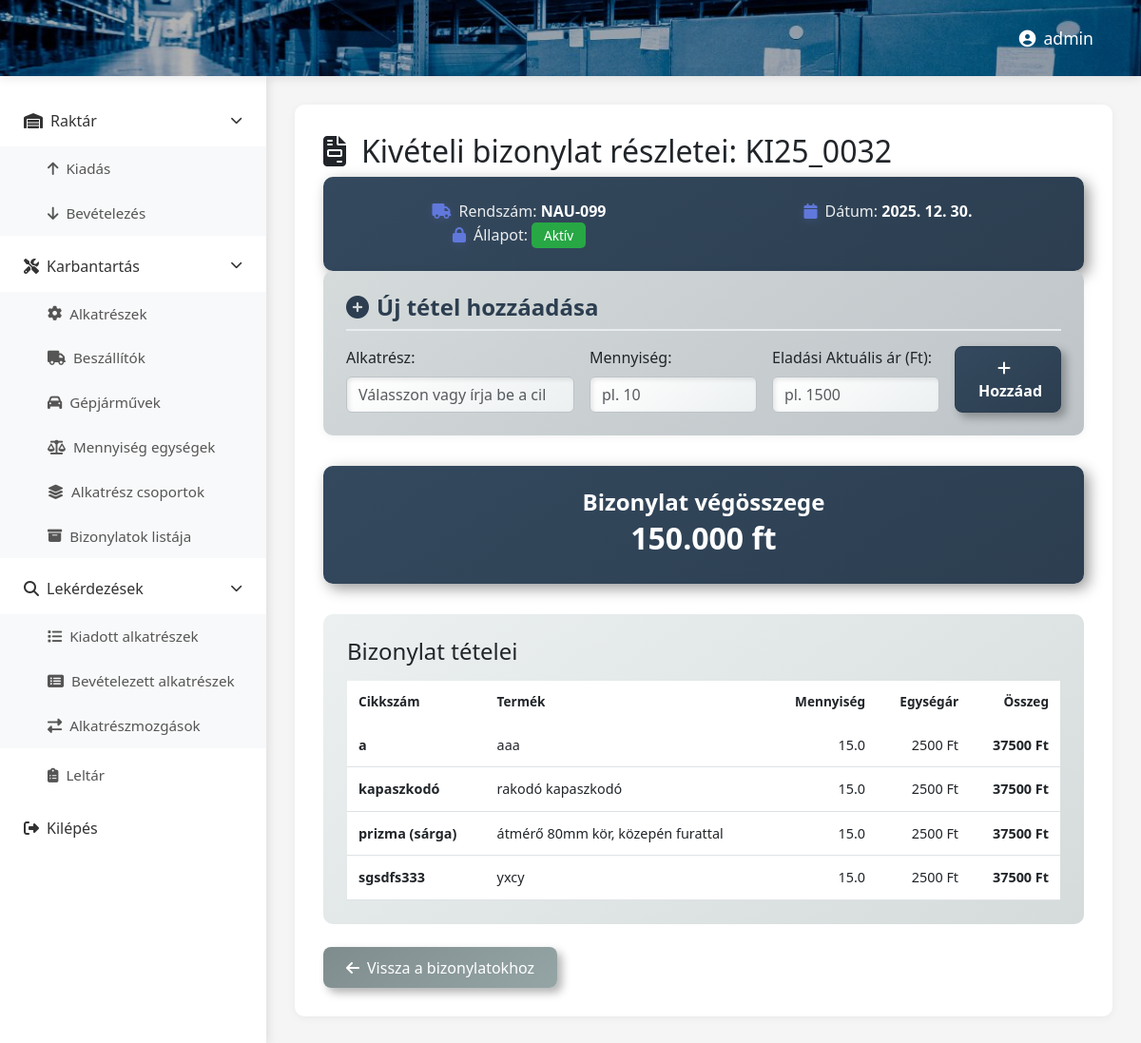
Screenshot of /kivbizonylat/42/ (signed in) with the database file from the repository.
### raktar/models.py (models this page shows, shortened)
class Bizonylat(models.Model):
    genbizid = models.CharField(max_length=20)
    szallito = models.ForeignKey(Beszallito, on_delete=models.CASCADE, related_name="bizonylatok", blank=True, null=True)
    rendszam = models.ForeignKey(Rendszam, on_delete=models.CASCADE, related_name="bizonylatok", blank=True, null=True)
    bizonylattipus = models.BooleanField()
    szamlaszam = models.CharField(max_length=50, blank=True, null=True)
    szallitolevelszam = models.CharField(max_length=50, blank=True, null=True)
    datum = models.DateField()
    lezart = models.BooleanField(default=False)

class Rendszam(models.Model):
    rendszam = models.CharField(max_length=20)
    tulajdonos = models.CharField(max_length=50)
    lezart = models.BooleanField(default=False)

class Bizonylatsor(models.Model):
    bizonylat = models.ForeignKey(Bizonylat, on_delete=models.CASCADE, related_name="sorok")
    alkatresz = models.ForeignKey(Alkatresz, to_field="cikkszam", on_delete=models.CASCADE, related_name="bizonylatsorok")
    mennyiseg = models.FloatField()
    aktualisar = models.IntegerField()
    class Meta:
        unique_together = ("bizonylat", "alkatresz")

class Alkatresz(models.Model):
    cikkszam = models.CharField(max_length=100, unique=True)
    leiras = models.CharField(max_length=50)
    info = models.CharField(max_length=300, blank=True, null=True)
    mertekegyseg = models.ForeignKey(Mertekegyseg, on_delete=models.PROTECT, related_name="alkatreszek")
    alkatreszcsoport = models.ForeignKey(Alkatreszcsoport, on_delete=models.PROTECT, related_name="alkatreszek")
    keszlet = models.FloatField(default=0)
    listaar = models.IntegerField()

### raktar/views.py (the view)
# urls.py: path('kivbizonylat/<int:pk>/', views.kivBizonylatsorok, name='kivBizonylatsorok'),
@login_required
def kivBizonylatsorok(request, pk):
    aktualis_bizonylat = get_object_or_404(Bizonylat, pk=pk)
    aktualis_alakterszek = Alkatresz.objects.all()
    aktualisbiz_sorai = aktualis_bizonylat.sorok.all()
    osszeg = 0
    for sor in aktualisbiz_sorai:
        osszeg += sor.aktualisar * sor.mennyiseg
    return render(request, "kivbizonylatsorok.html", {
        "alkatreszek": aktualis_alakterszek,
        "bizonylat": aktualis_bizonylat,
        "sorok": aktualisbiz_sorai,
        "osszeg": f"{osszeg:,.0f} ft".replace(",", ".")
    })

### raktar/templates/kivbizonylatsorok.html (shortened to what this page needs)
{% extends 'base.html' %}
{% load static %}
{% block extra_css %}
<link rel="stylesheet" href="{% static 'css/bebizonylatsorok.css' %}">
{% endblock %}
{% block content %}
<header class="top-header">
    <div class="header-right">
        <span class="user-name"><i class="fas fa-user-circle me-2"></i>{{ user.username }}</span>
    </div>
</header>
<div class="main-container">
    {% include 'partials/sidebar.html' %}
    <main class="content-area">
        <div id="contentContainer">
            <h2><i class="fas fa-file-invoice me-3"></i>Kivételi bizonylat részletei: {{ bizonylat.genbizid }}</h2>
            <div class="info-card">
                <div class="row">
                    <div class="col-md-6">
                        <div class="info-item">
                            <span class="info-label"><i class="fas fa-truck me-2"></i>Rendszám:</span>
                            <span class="info-value">{{ bizonylat.rendszam.rendszam }}</span>
                        </div>
                    </div>
                    <div class="col-md-6">
                        <div class="info-item">
                            <span class="info-label"><i class="fas fa-calendar me-2"></i>Dátum:</span>
                            <span class="info-value">{{ bizonylat.datum|date:"Y. m. d." }}</span>
                        </div>
                    </div>
                    <div class="col-md-6">
                        <div class="info-item">
                            <span class="info-label"><i class="fas fa-lock me-2"></i>Állapot:</span>
                            <span class="info-value">
                                <span class="badge {% if bizonylat.lezart %}badge-closed{% else %}badge-open{% endif %}">
                                    {% if bizonylat.lezart %}Lezárt{% else %}Aktív{% endif %}
                                </span>
                            </span>
                        </div>
                    </div>
                </div>
            </div>
            <div class="form-section">
                <h4 class="mb-3"><i class="fas fa-plus-circle me-2"></i>Új tétel hozzáadása</h4>
                <form method="POST" action="{% url 'raktar:addKivbizonylatsor' %}">
                    <div class="row g-3">
                        <div class="col-md-4">
                            <label for="ujAlkatresz" class="form-label">Alkatrész:</label>
                            <input list="alkatreszek"
                                   class="form-control"
                                   id="ujAlkatresz"
                                   name="ujAlkatresz"
                                   placeholder="Válasszon vagy írja be a cikkszámot"
                                   required>
                        </div>
                        <div class="col-md-3">
                            <label for="ujMennyiseg" class="form-label">Mennyiség:</label>
                            <input type="number"
                                   step="0.01"
                                   class="form-control"
                                   id="ujMennyiseg"
                                   name="ujMennyiseg"
                                   placeholder="pl. 10"
                                   required>
                        </div>
                        <div class="col-md-3">
                            <label for="ujAktualisar" class="form-label">Eladási Aktuális ár (Ft):</label>
                            <input type="number"
                                   class="form-control"
                                   id="ujAktualisar"
                                   name="ujAktualisar"
                                   placeholder="pl. 1500"
                                   required>
                        </div>
                        <div class="col-md-2 d-flex align-items-end">
                            <button type="submit" class="btn btn-save w-100">
                                <i class="fas fa-plus me-2"></i>Hozzáad
                            </button>
                        </div>
                    </div>
                </form>
            </div>
            <div class="summary-section">
                <div class="summary-card">
                    <h4>Bizonylat végösszege</h4>
                    <div class="amount">{{ osszeg }}</div>
                </div>
            </div>
            <div class="table-section">
                <h4 class="mb-3">Bizonylat tételei</h4>
                <div class="table-responsive">
                    <table class="table table-hover">
                        <thead>
                            <tr>
                                <th>Cikkszám</th>
                                <th>Termék</th>
                                <th class="text-end">Mennyiség</th>
                                <th class="text-end">Egységár</th>
                                <th class="text-end">Összeg</th>
                            </tr>
                        </thead>
                        <tbody>
                            {% for sor in sorok %}
                            <tr>
                                <td><strong>{{ sor.alkatresz.cikkszam }}</strong></td>
                                <td>{{ sor.alkatresz.leiras }}</td>
                                <td class="text-end">{{ sor.mennyiseg }}</td>
                                <td class="text-end">{{ sor.aktualisar|floatformat:0 }} Ft</td>
                                <td class="text-end">
                                    <strong>{% widthratio sor.mennyiseg 1 sor.aktualisar %} Ft</strong>
                                </td>
                            </tr>
                            {% endfor %}
                        </tbody>
                    </table>
                </div>
            </div>
            <div class="mt-4">
                <a href="{% url 'raktar:kivbizonylat' %}" class="btn btn-secondary">
                    <i class="fas fa-arrow-left me-2"></i>Vissza a bizonylatokhoz
                </a>
            </div>
        </div>
    </main>
</div>
{% endblock %}

### raktar/static/css/dashboard.css (style rules this page uses)
* { margin: 0; padding: 0; box-sizing: border-box; }
body { font-family: 'Segoe UI', Tahoma, Geneva, Verdana, sans-serif; background: #f5f5f5; overflow-x: hidden; }
.top-header { background-size: cover; background-position: center; background-repeat: no-repeat; height: 80px; display: flex; align-items: center; justify-content: flex-end; padding: 0 30px; box-shadow: 0 2px 10px rgba(0,0,0,0.1); position: fixed; top: 0; left: 0; right: 0; z-index: 1000; background-image: url("../assets/images/raktar.jpg") !important; }
.top-header::before { content: ''; position: absolute; top: 0; left: 0; right: 0; bottom: 0; background: rgba(0, 0, 0, 0.3); z-index: 1; }
.header-right { position: relative; z-index: 2; }
.header-right { display: flex; align-items: center; gap: 20px; }
.user-name { color: white; font-weight: 500; font-size: 1.1rem; }
.main-container { display: flex; margin-top: 80px; min-height: calc(100vh - 80px); }
.content-area { flex: 1; margin-left: 280px; padding: 30px; background: #f5f5f5; }
#contentContainer { background: white; border-radius: 10px; padding: 30px; box-shadow: 0 2px 10px rgba(0,0,0,0.05); min-height: 500px; }
.info-card { background: linear-gradient(145deg, #f8f9fa, #e9ecef); padding: 30px; border-radius: 10px; text-align: center; transition: all 0.3s; height: 100%; }
.info-card i { color: #667eea; }

### raktar/static/css/bebizonylatsorok.css (style rules this page uses)
.info-card { background: linear-gradient(135deg, #667eea 0%, #764ba2 100%); color: white; padding: 1.5rem; border-radius: 10px; box-shadow: 0 4px 10px rgba(102, 126, 234, 0.3); }
.info-card .info-item { margin: 0; font-weight: 600; }
.info-card .info-item:last-child { border-bottom: none; }
.info-card .info-label { font-weight: 500; opacity: 0.9; }
.info-card .info-value { font-weight: 600; }
.form-section { background: white; padding: 1.5rem; border-radius: 10px; box-shadow: 0 2px 10px rgba(0, 0, 0, 0.05); margin-bottom: 2rem; }
.form-section h4 { color: #2c3e50; font-weight: 600; margin-bottom: 1rem; padding-bottom: 0.5rem; border-bottom: 2px solid #e9ecef; }
.summary-section { margin-bottom: 2rem; }
.summary-card { background: linear-gradient(135deg, #667eea 0%, #764ba2 100%); color: white; padding: 1.5rem; border-radius: 10px; box-shadow: 0 4px 10px rgba(102, 126, 234, 0.3); text-align: center; }
.summary-card h4 { margin: 0; font-weight: 600; }
.summary-card .amount { font-size: 2rem; font-weight: 700; }
.table-section { background: white; padding: 25px; border-radius: 10px; }
.table { margin-bottom: 0; font-size: 0.9rem; }
.table thead { background: linear-gradient(135deg, #667eea 0%, #764ba2 100%); color: white; }
.table thead th { border: none; padding: 12px; font-weight: 600; font-size: 0.85rem; }
.table tbody td { padding: 12px; vertical-align: middle; }
.badge-open { background-color: #28a745; color: white; padding: 0.4rem 0.8rem; border-radius: 5px; font-size: 0.85rem; font-weight: 500; }
input[list] { background-repeat: no-repeat; background-position: right 10px center; padding-right: 30px; }
.btn-save { background: linear-gradient(135deg, #667eea 0%, #764ba2 100%); color: white; border: none; padding: 0.6rem 1.5rem; border-radius: 8px; font-weight: 600; transition: all 0.3s ease; box-shadow: 0 4px 6px rgba(102, 126, 234, 0.3); }
.btn-secondary { background: linear-gradient(135deg, #868f96 0%, #596164 100%); border: none; color: white; font-weight: 500; transition: all 0.3s ease; padding: 0.6rem 1.5rem; border-radius: 8px; }
.metallic .form-section { background: linear-gradient(145deg, #d5dbdb, #bdc3c7); }
.metallic .btn-save { background: linear-gradient(145deg, #34495e, #2c3e50); border: 1px solid #2c3e50; box-shadow: 5px 5px 10px rgba(0,0,0,0.3); }
.metallic .btn-secondary { background: linear-gradient(145deg, #7f8c8d, #95a5a6); box-shadow: 5px 5px 10px rgba(0,0,0,0.3); }
.metallic .table-section { background: linear-gradient(145deg, #ecf0f1, #d5dbdb); }
.metallic .table thead { background: linear-gradient(135deg, #34495e 0%, #2c3e50 100%); }
.metallic .form-control, .metallic .form-select { background: linear-gradient(145deg, #ffffff, #ecf0f1); border: 1px solid #bdc3c7; box-shadow: inset 2px 2px 5px rgba(0,0,0,0.1); }
.metallic .info-card { background: linear-gradient(145deg, #34495e, #2c3e50); box-shadow: 5px 5px 15px rgba(0,0,0,0.4); }
.metallic .summary-card { background: linear-gradient(145deg, #34495e, #2c3e50); box-shadow: 5px 5px 15px rgba(0,0,0,0.4); }

### rows the page displays
Bizonylat: genbizid "KI25_0032", rendszam.rendszam "NAU-099", datum "2025. 12. 30."
Bizonylatsor: alkatresz.cikkszam "a", alkatresz.leiras "aaa", mennyiseg "15.0", aktualisar "2500", mennyiseg+aktualisar "37500"
Bizonylatsor: alkatresz.cikkszam "kapaszkodó", alkatresz.leiras "rakodó kapaszkodó", mennyiseg "15.0", aktualisar "2500", mennyiseg+aktualisar "37500"
Bizonylatsor: alkatresz.cikkszam "prizma (sárga)", alkatresz.leiras "átmérő 80mm kör, közepén furattal", mennyiseg "15.0", aktualisar "2500", mennyiseg+aktualisar "37500"
Bizonylatsor: alkatresz.cikkszam "sgsdfs333", alkatresz.leiras "yxcy", mennyiseg "15.0", aktualisar "2500", mennyiseg+aktualisar "37500"

### other values shown
{{ user.username }} "admin"
{{ osszeg }} "150.000 ft"
